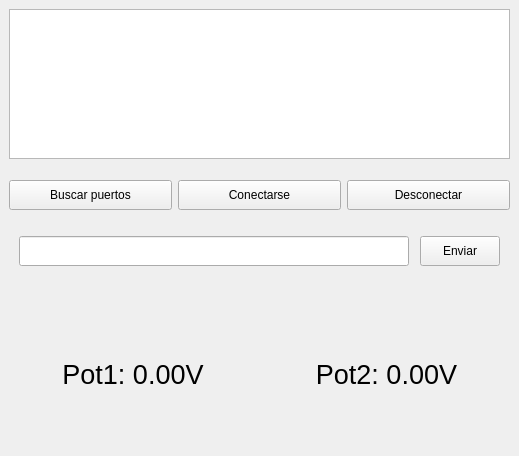
<?xml version="1.0" encoding="UTF-8"?>
<ui version="4.0">
 <class>MainWindow</class>
 <widget class="QMainWindow" name="MainWindow">
  <property name="geometry">
   <rect>
    <x>0</x>
    <y>0</y>
    <width>519</width>
    <height>456</height>
   </rect>
  </property>
  <property name="windowTitle">
   <string>Comunicador serial</string>
  </property>
  <property name="windowIcon">
   <iconset>
    <normaloff>../assets/icon.png</normaloff>../assets/icon.png</iconset>
  </property>
  <widget class="QWidget" name="centralwidget">
   <layout class="QGridLayout" name="gridLayout">
    <item row="0" column="0">
     <layout class="QVBoxLayout" name="verticalLayout_3">
      <item>
       <layout class="QVBoxLayout" name="verticalLayout">
        <item>
         <widget class="QListWidget" name="lvPorts">
          <property name="sizePolicy">
           <sizepolicy hsizetype="Expanding" vsizetype="Fixed">
            <horstretch>0</horstretch>
            <verstretch>0</verstretch>
           </sizepolicy>
          </property>
          <property name="minimumSize">
           <size>
            <width>0</width>
            <height>150</height>
           </size>
          </property>
          <property name="maximumSize">
           <size>
            <width>16777215</width>
            <height>150</height>
           </size>
          </property>
         </widget>
        </item>
        <item>
         <spacer name="verticalSpacer">
          <property name="orientation">
           <enum>Qt::Vertical</enum>
          </property>
          <property name="sizeType">
           <enum>QSizePolicy::Fixed</enum>
          </property>
          <property name="sizeHint" stdset="0">
           <size>
            <width>20</width>
            <height>15</height>
           </size>
          </property>
         </spacer>
        </item>
        <item>
         <layout class="QHBoxLayout" name="horizontalLayout">
          <item>
           <widget class="QPushButton" name="btnSearch">
            <property name="minimumSize">
             <size>
              <width>0</width>
              <height>30</height>
             </size>
            </property>
            <property name="text">
             <string>Buscar puertos</string>
            </property>
           </widget>
          </item>
          <item>
           <widget class="QPushButton" name="btnConnect">
            <property name="minimumSize">
             <size>
              <width>0</width>
              <height>30</height>
             </size>
            </property>
            <property name="text">
             <string>Conectarse</string>
            </property>
           </widget>
          </item>
          <item>
           <widget class="QPushButton" name="btnDisconnect">
            <property name="minimumSize">
             <size>
              <width>0</width>
              <height>30</height>
             </size>
            </property>
            <property name="text">
             <string>Desconectar</string>
            </property>
           </widget>
          </item>
         </layout>
        </item>
       </layout>
      </item>
      <item>
       <spacer name="verticalSpacer_2">
        <property name="orientation">
         <enum>Qt::Vertical</enum>
        </property>
        <property name="sizeType">
         <enum>QSizePolicy::Fixed</enum>
        </property>
        <property name="sizeHint" stdset="0">
         <size>
          <width>20</width>
          <height>20</height>
         </size>
        </property>
       </spacer>
      </item>
      <item>
       <layout class="QVBoxLayout" name="verticalLayout_2">
        <item>
         <layout class="QHBoxLayout" name="horizontalLayout_2">
          <item>
           <spacer name="horizontalSpacer_3">
            <property name="orientation">
             <enum>Qt::Horizontal</enum>
            </property>
            <property name="sizeType">
             <enum>QSizePolicy::Fixed</enum>
            </property>
            <property name="sizeHint" stdset="0">
             <size>
              <width>10</width>
              <height>20</height>
             </size>
            </property>
           </spacer>
          </item>
          <item>
           <widget class="QLineEdit" name="txtContador">
            <property name="minimumSize">
             <size>
              <width>0</width>
              <height>30</height>
             </size>
            </property>
           </widget>
          </item>
          <item>
           <spacer name="horizontalSpacer">
            <property name="orientation">
             <enum>Qt::Horizontal</enum>
            </property>
            <property name="sizeType">
             <enum>QSizePolicy::Fixed</enum>
            </property>
            <property name="sizeHint" stdset="0">
             <size>
              <width>5</width>
              <height>20</height>
             </size>
            </property>
           </spacer>
          </item>
          <item>
           <widget class="QPushButton" name="btnSend">
            <property name="minimumSize">
             <size>
              <width>0</width>
              <height>30</height>
             </size>
            </property>
            <property name="text">
             <string>Enviar</string>
            </property>
           </widget>
          </item>
          <item>
           <spacer name="horizontalSpacer_2">
            <property name="orientation">
             <enum>Qt::Horizontal</enum>
            </property>
            <property name="sizeType">
             <enum>QSizePolicy::Fixed</enum>
            </property>
            <property name="sizeHint" stdset="0">
             <size>
              <width>10</width>
              <height>20</height>
             </size>
            </property>
           </spacer>
          </item>
         </layout>
        </item>
       </layout>
      </item>
      <item>
       <spacer name="verticalSpacer_3">
        <property name="orientation">
         <enum>Qt::Vertical</enum>
        </property>
        <property name="sizeType">
         <enum>QSizePolicy::Fixed</enum>
        </property>
        <property name="sizeHint" stdset="0">
         <size>
          <width>20</width>
          <height>30</height>
         </size>
        </property>
       </spacer>
      </item>
      <item>
       <layout class="QHBoxLayout" name="horizontalLayout_3">
        <item>
         <widget class="QLabel" name="lblP1">
          <property name="font">
           <font>
            <pointsize>20</pointsize>
           </font>
          </property>
          <property name="text">
           <string>Pot1: 0.00V</string>
          </property>
          <property name="textFormat">
           <enum>Qt::PlainText</enum>
          </property>
          <property name="alignment">
           <set>Qt::AlignCenter</set>
          </property>
         </widget>
        </item>
        <item>
         <widget class="QLabel" name="lblP2">
          <property name="font">
           <font>
            <pointsize>20</pointsize>
           </font>
          </property>
          <property name="text">
           <string>Pot2: 0.00V</string>
          </property>
          <property name="alignment">
           <set>Qt::AlignCenter</set>
          </property>
         </widget>
        </item>
       </layout>
      </item>
     </layout>
    </item>
   </layout>
  </widget>
 </widget>
 <resources/>
 <connections/>
</ui>
